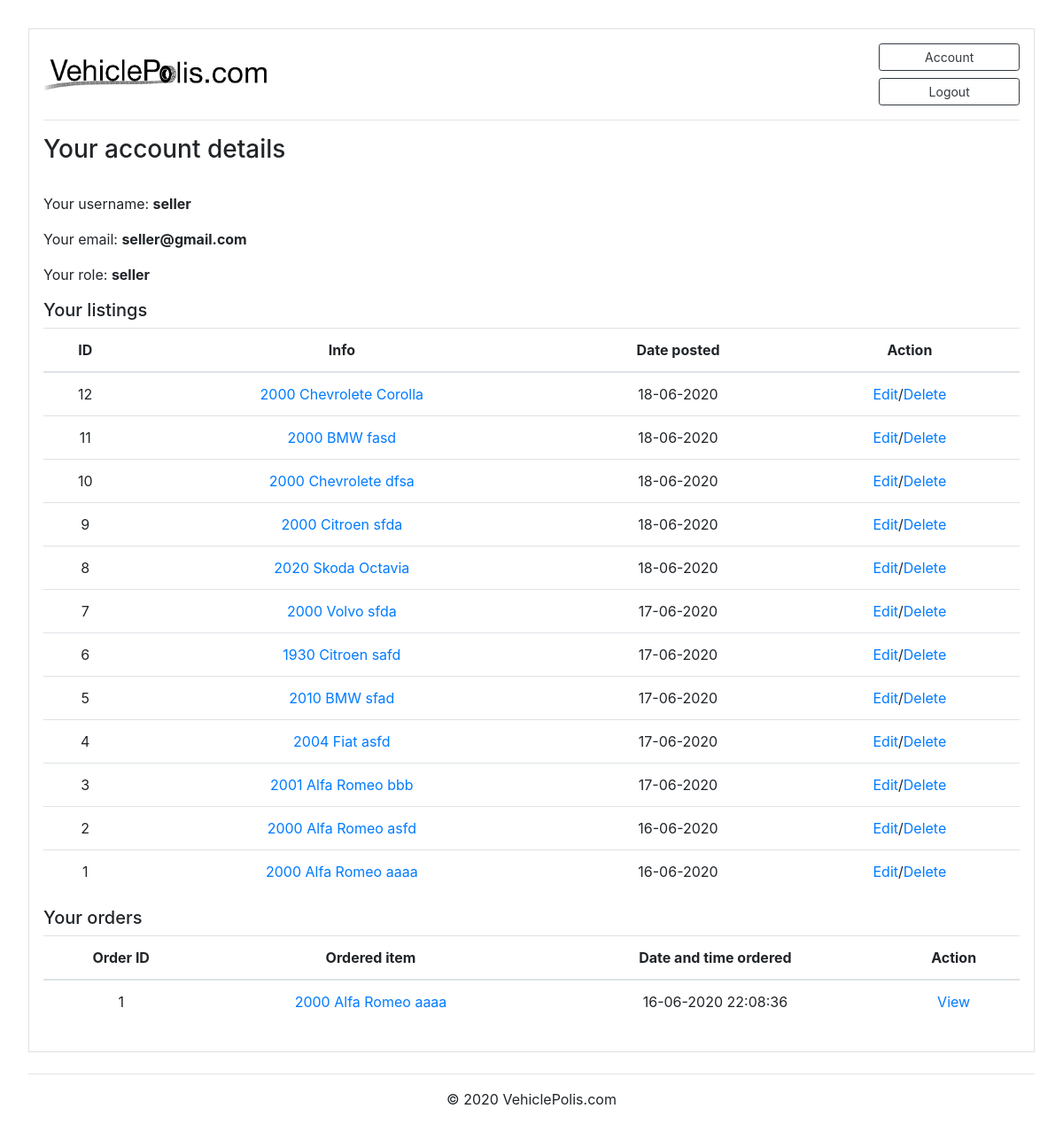
Page /account (signed in) on the earlier database version.
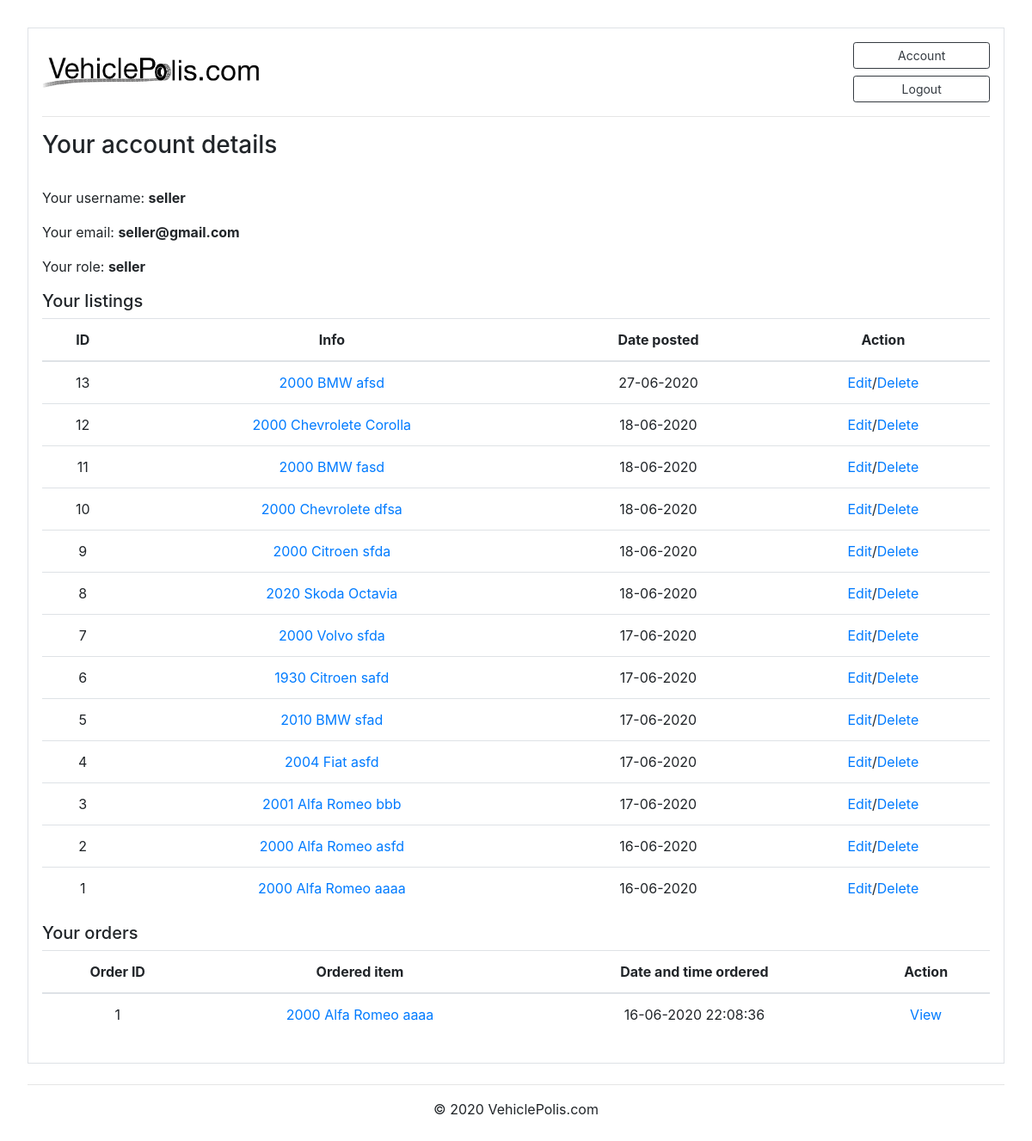
Same page on the later database version.
### marketplace/models.py (models this page shows, shortened)
class User(db.Model, UserMixin):
    id = db.Column(db.Integer, primary_key=True)
    username = db.Column(db.String(20), unique=True, nullable=False)
    email = db.Column(db.String(120), unique=True, nullable=False)
    password = db.Column(db.String(60), nullable=False)
    role = db.Column(db.String(10), unique=False, nullable=False) #not sure about this one, gotta figure out
    contact_number = db.Column(db.String(60), nullable=False)
    posts = db.relationship('Post', backref='author', lazy=True)
    orders = db.relationship('Order', backref='author', lazy=True)
    reviews = db.relationship('Review', backref='author', lazy=True)

class Post(db.Model):
    id = db.Column(db.Integer, primary_key=True)
    condition = db.Column(db.String(100), nullable=False)
    title = db.Column(db.String(100), nullable=False)
    make = db.Column(db.String(100), nullable=False)
    model = db.Column(db.String(100), nullable=False)
    price = db.Column(db.Integer(), nullable=False)
    year = db.Column(db.Integer(), nullable=False)
    ODO = db.Column(db.Integer(), nullable=False)
    category = db.Column(db.String(100), nullable=False)
    fuel = db.Column(db.String(100), nullable=False)
    transmission = db.Column(db.String(100), nullable=False)
    quantity = db.Column(db.Integer(), nullable=False)
    date_posted = db.Column(db.DateTime, nullable=False, default=datetime.now)
    description = db.Column(db.Text, nullable=True)
    image_file = db.Column(db.String(20), nullable=False, default='default.png')
    user_id = db.Column(db.Integer, db.ForeignKey('user.id'), nullable=False)
    orders = db.relationship('Order', backref='item', lazy=True)
    reviews = db.relationship('Review', backref='item', lazy=True)

class Order(db.Model):
    id = db.Column(db.Integer, primary_key=True)
    quantity = db.Column(db.Integer(), nullable=False)
    first_name = db.Column(db.String(100), nullable=False)
    last_name = db.Column(db.String(100), nullable=False)
    company_name = db.Column(db.String(100), nullable=True)
    address1 = db.Column(db.String(100), nullable=False)
    address2 = db.Column(db.String(100), nullable=False)
    suburb = db.Column(db.String(100), nullable=False)
    city = db.Column(db.String(100), nullable=False)
    state = db.Column(db.String(100), nullable=False)
    country = db.Column(db.String(100), nullable=False)
    phone = db.Column(db.String(100), nullable=False)
    email = db.Column(db.String(100), nullable=False)
    date_posted = db.Column(db.DateTime, nullable=False, default=datetime.now)
    item_id = db.Column(db.Integer, db.ForeignKey('post.id'), nullable=False)
    user_id = db.Column(db.Integer, db.ForeignKey('user.id'), nullable=False)
    reviews = db.relationship('Review', backref='order', lazy=True)

### marketplace/routes.py (the view)
@current_app.route("/account")
@login_required
def account():
    searchform = SearchForm()
    posts = Post.query.order_by(Post.id.desc()).filter(Post.author == current_user)
    orders = Order.query.order_by(Order.id.desc()).filter(Order.author == current_user)
    posts_count = Post.query.order_by(Post.id.desc()).filter(Post.author == current_user).count()
    orders_count = Order.query.order_by(Order.id.desc()).filter(Order.author == current_user).count()
    return render_template('account.html', searchform=searchform, posts=posts, orders=orders, posts_count=posts_count, orders_count=orders_count)

### marketplace/models.py (called while the page is built)
@login_manager.user_loader
def load_user(user_id):
    return User.query.get(int(user_id))

### marketplace/templates/account.html
{% extends "base.html" %}
{% block content %}
<h3 class="account-heading">Your account details</h3>
<br>
<p class="text"> Your username: <b>{{ current_user.username }}</p></b>
<p class="text"> Your email: <b>{{ current_user.email }}</p></b>
<p class="text"> Your role: <b>{{ current_user.role }}</p></b>
<h5>Your listings</h5>
{% if posts_count %}
  <table class="table text-center">
    <thead>
      <tr>
        <th>ID</th>
        <th>Info</th>
        <th>Date posted</th>
        <th>Action</th>
      </tr>
    </thead>
    <tbody>
        {% for post in posts %}
      <tr>
        <td>{{post.id}}</td>
        <td> <a href="{{ url_for('post', post_id=post.id) }}"> {{post.year}} {{post.make}} {{post.model}}</a></td>
        <td>{{ post.date_posted.strftime('%d-%m-%Y') }}</td>
        <td><a href="{{ url_for('update_post', post_id=post.id) }}">Edit</a>/<a href="{{ url_for('delete_post', post_id=post.id) }}">Delete</a></td>
      </tr>
      {% endfor %}
    </tbody>
  </table>
{% else %}
  <p class="mb-2">You have no listings</p>
{% endif %}
<h5>Your orders</h5>
{% if orders_count %}
<table class="table text-center">
  <thead>
    <tr>
      <th>Order ID</th>
      <th>Ordered item</th>
      <th>Date and time ordered</th>
      <th>Action</th>
    </tr>
  </thead>
  <tbody>
    {% for order in orders %}
      <tr>
        <td>{{order.id}}</td>
        <td> <a href="{{ url_for('post', post_id=order.item.id) }}"> {{order.item.year}} {{order.item.make}} {{order.item.model}}</a></td>
        <td>{{ order.date_posted.strftime('%d-%m-%Y %H:%M:%S') }}</td>
        <td><a href="{{ url_for('order_details', order_id=order.id) }}">View</a></td>
      </tr>
    {% endfor %}
  </tbody>
</table>
{% else %}
<p class="mb-2">You have no orders</p>
{% endif %}
{% endblock content %}

### marketplace/templates/base.html (shortened to what this page needs)
<!doctype html>
<html lang="en">
  <head>
    <link rel="stylesheet" href="https://stackpath.bootstrapcdn.com/bootstrap/4.4.1/css/bootstrap.min.css">
    <link rel="stylesheet" type="text/css" href="/static/CSS/styles.css">
  </head>
  <body>
    <div class="container p-3 my-3 border">
        <div class="row">
            <div class="col-md-4 col-lg-3 my-auto">
                <a href="{{ url_for('home') }}"><img src="/static/images/logo.png" class = "img-responsive" width = "100%"></a>
            </div>
            <div class="col-md-2 col-lg-2">
                {% if current_user.is_authenticated %}
                    <a href="{{url_for('account')}}" class="btn btn-outline-dark btn-block btn-sm">Account</a>
                    <a href="{{url_for('logout')}}" class="btn btn-outline-dark btn-block btn-sm">Logout</a>
                {% else %}
                    <a href="{{url_for('login')}}" class="btn btn-outline-dark btn-block btn-sm">Login</a>
                    <a href="{{url_for('register')}}" class="btn btn-outline-dark btn-block btn-sm">Register</a>
                {% endif %}
            </div>
        </div>
        <hr>
        <div class='content'>
            {% block content %}
            {% endblock %}
        </div>
    </div>
    <footer class="footer">
        <hr class="mb-3 mt-4">
        <p class="text-center">© 2020 VehiclePolis.com</p>
    </footer>
  </body>
</html>

### marketplace/static/CSS/styles.css (style rules this page uses)
body { margin:2rem; }

Differences in the rows shown:
added Post: id "13", year "2000", make "BMW", model "afsd", date_posted "27-06-2020"
